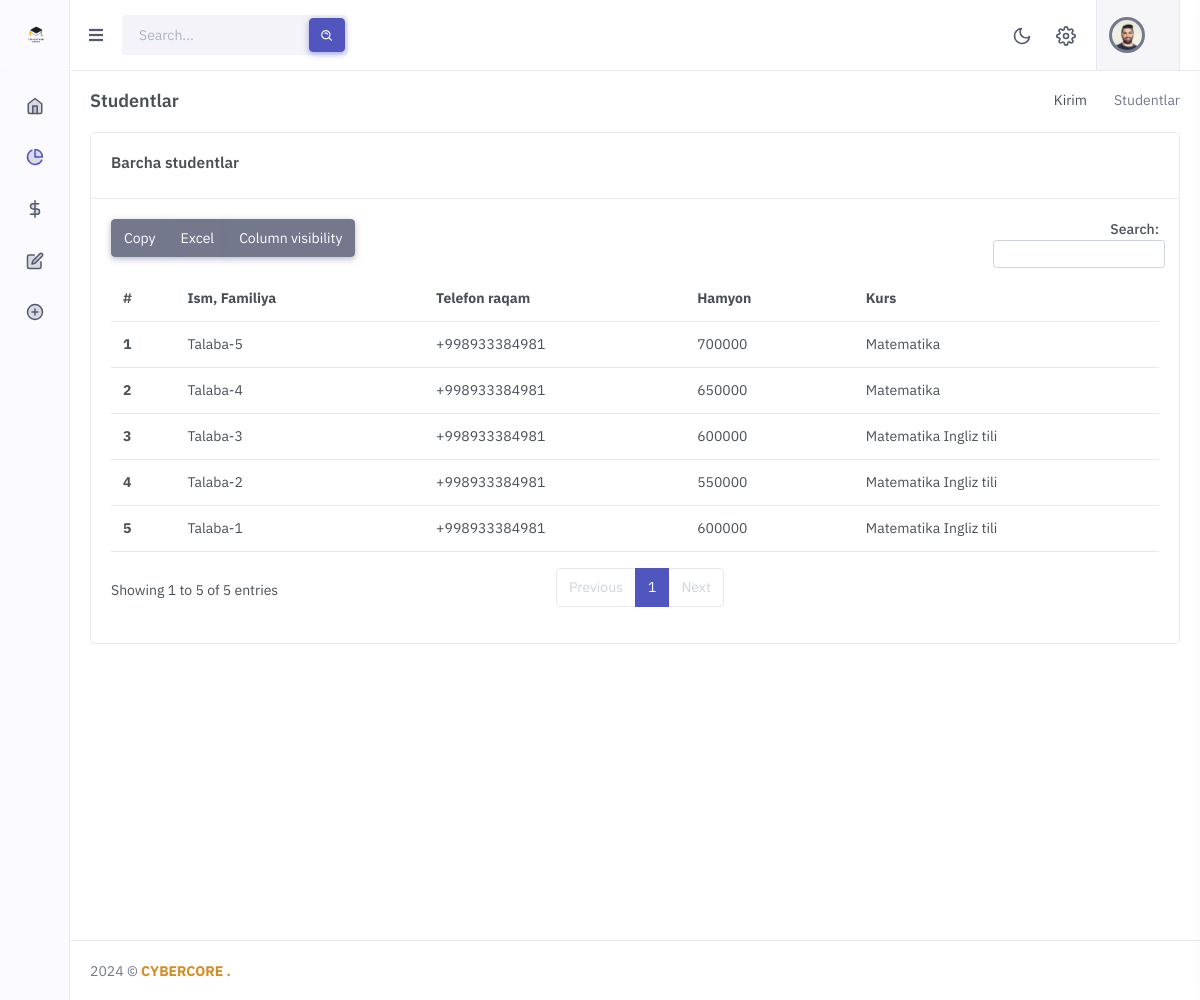
The app's page /staff/students (signed in) with its own data.
### course/models.py (models this page shows, shortened)
class Student(models.Model):
      full_name = models.CharField(max_length=200)
      phone_number = models.CharField(max_length=120)
      wallet = models.IntegerField(default=0)
      token_id = models.CharField(default=str(random.randint(10000000, 99999999)), max_length=150)
      image = models.ImageField(upload_to='students/', blank=True, null=True)

class Course(models.Model):
      name  = models.CharField(max_length=120)
      teacher = models.ForeignKey(User, on_delete = models.CASCADE)
      title = models.TextField(null=True, blank=True)
      price = models.PositiveBigIntegerField()
      students = models.ManyToManyField(Student)
      time = models.CharField(max_length = 150 , choices=times)
      days = models.CharField(max_length = 150 , choices=days)
      room =  models.PositiveBigIntegerField()
      start_date = models.DateField(default=date.today())
      end_date = models.DateField(null=True, blank=True)
      is_ended = models.BooleanField(default=False)

### main/views.py (the view)
# urls.py: path('students', StudentListview.as_view()),
@login_required
def students(request):
      if request.user.is_staff == True:
            students = Student.objects.all().order_by('-id')
            for i in students:
                  i.courses = []
                  for a in Course.objects.filter(is_ended=False):
                        if i in a.students.all():
                              i.courses.append(a)
            return render(request, 'boss/all_students.html', {"students":students})
      else:
            messages.warning(request, "Siz uchun bu sahifa mavjud emas.")
            return redirect('index')

### templates/boss/all_students.html (shortened to what this page needs)
{% extends 'boss/base.html' %}
{% block content %}
<div class="col-12">
      <div class="page-title-box d-sm-flex align-items-center justify-content-between">
          <h4 class="mb-sm-0 font-size-18">Studentlar</h4>
          <div class="page-title-right">
              <ol class="breadcrumb m-0">
                  <li class="breadcrumb-item"><a href="{% url 'income' %}">Kirim</a></li>
                  <li class="breadcrumb-item active">Studentlar</li>
              </ol>
          </div>
      </div>
</div>
<div class="card">
      <div class="card-header">
          <h4 class="card-title">Barcha studentlar</h4>
      </div>
      <div class="card-body">
            <table id="datatable-buttons"  class="table">
                  <thead>
                    <tr>
                      <th scope="col">#</th>
                      <th scope="col">Ism, Familiya</th>
                      <th scope="col">Telefon raqam</th>
                      <th scope="col">Hamyon</th>
                      <th scope="col">Kurs</th>
                    </tr>
                  </thead>
                  <tbody>
                        {% for i in students %}
                    <tr>
                      <th scope="row">{{ forloop.counter }}</th>
                      <td>{{i.full_name}}</td>
                      <td>{{i.phone_number}}</td>
                      <td>{{i.wallet}}</td>
                      <td>{% for a in i.courses %} {{a.name}} {% endfor %}</td>
                    </tr>
                    {% endfor %}
                  </tbody>
            </table>
      </div>
  </div>
      {% endblock content %}

### records on screen
Student: full_name "Talaba-5", phone_number "+998933384981", wallet "700000"
Course: name "Matematika"
Student: full_name "Talaba-4", phone_number "+998933384981", wallet "650000"
Student: full_name "Talaba-3", phone_number "+998933384981", wallet "600000"
Course: name "Ingliz tili"
Student: full_name "Talaba-2", phone_number "+998933384981", wallet "550000"
Student: full_name "Talaba-1", phone_number "+998933384981", wallet "600000"
